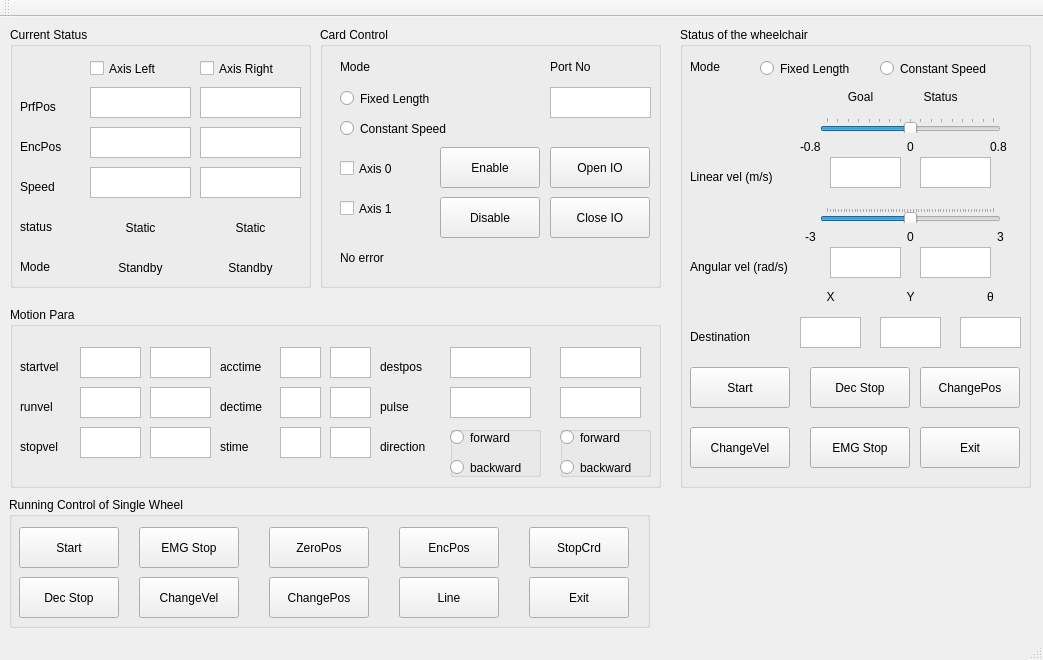
<?xml version="1.0" encoding="UTF-8"?>
<ui version="4.0">
 <class>MainWindow</class>
 <widget class="QMainWindow" name="MainWindow">
  <property name="geometry">
   <rect>
    <x>0</x>
    <y>0</y>
    <width>1043</width>
    <height>660</height>
   </rect>
  </property>
  <property name="windowTitle">
   <string>MainWindow</string>
  </property>
  <widget class="QWidget" name="centralWidget">
   <widget class="QGroupBox" name="groupBox">
    <property name="geometry">
     <rect>
      <x>10</x>
      <y>290</y>
      <width>651</width>
      <height>181</height>
     </rect>
    </property>
    <property name="title">
     <string>Motion Para</string>
    </property>
    <widget class="QLabel" name="label_4">
     <property name="geometry">
      <rect>
       <x>10</x>
       <y>50</y>
       <width>76</width>
       <height>19</height>
      </rect>
     </property>
     <property name="text">
      <string>startvel</string>
     </property>
    </widget>
    <widget class="QTextEdit" name="textEdit_startvel">
     <property name="geometry">
      <rect>
       <x>70</x>
       <y>40</y>
       <width>61</width>
       <height>31</height>
      </rect>
     </property>
     <property name="readOnly">
      <bool>false</bool>
     </property>
    </widget>
    <widget class="QLabel" name="label_5">
     <property name="geometry">
      <rect>
       <x>10</x>
       <y>90</y>
       <width>76</width>
       <height>19</height>
      </rect>
     </property>
     <property name="text">
      <string>runvel</string>
     </property>
    </widget>
    <widget class="QTextEdit" name="textEdit_runvel">
     <property name="geometry">
      <rect>
       <x>70</x>
       <y>80</y>
       <width>61</width>
       <height>31</height>
      </rect>
     </property>
     <property name="readOnly">
      <bool>false</bool>
     </property>
    </widget>
    <widget class="QTextEdit" name="textEdit_stopvel">
     <property name="geometry">
      <rect>
       <x>70</x>
       <y>120</y>
       <width>61</width>
       <height>31</height>
      </rect>
     </property>
     <property name="readOnly">
      <bool>false</bool>
     </property>
    </widget>
    <widget class="QLabel" name="label_6">
     <property name="geometry">
      <rect>
       <x>10</x>
       <y>130</y>
       <width>76</width>
       <height>19</height>
      </rect>
     </property>
     <property name="text">
      <string>stopvel</string>
     </property>
    </widget>
    <widget class="QTextEdit" name="textEdit_acctime">
     <property name="geometry">
      <rect>
       <x>270</x>
       <y>40</y>
       <width>41</width>
       <height>31</height>
      </rect>
     </property>
     <property name="readOnly">
      <bool>false</bool>
     </property>
    </widget>
    <widget class="QLabel" name="label_7">
     <property name="geometry">
      <rect>
       <x>210</x>
       <y>50</y>
       <width>61</width>
       <height>19</height>
      </rect>
     </property>
     <property name="text">
      <string>acctime</string>
     </property>
    </widget>
    <widget class="QTextEdit" name="textEdit_dectime">
     <property name="geometry">
      <rect>
       <x>270</x>
       <y>80</y>
       <width>41</width>
       <height>31</height>
      </rect>
     </property>
     <property name="readOnly">
      <bool>false</bool>
     </property>
    </widget>
    <widget class="QLabel" name="label_8">
     <property name="geometry">
      <rect>
       <x>210</x>
       <y>90</y>
       <width>61</width>
       <height>19</height>
      </rect>
     </property>
     <property name="text">
      <string>dectime</string>
     </property>
    </widget>
    <widget class="QTextEdit" name="textEdit_destpos">
     <property name="geometry">
      <rect>
       <x>440</x>
       <y>40</y>
       <width>81</width>
       <height>31</height>
      </rect>
     </property>
     <property name="readOnly">
      <bool>false</bool>
     </property>
    </widget>
    <widget class="QLabel" name="label_9">
     <property name="geometry">
      <rect>
       <x>370</x>
       <y>50</y>
       <width>76</width>
       <height>19</height>
      </rect>
     </property>
     <property name="text">
      <string>destpos</string>
     </property>
    </widget>
    <widget class="QLabel" name="label_10">
     <property name="geometry">
      <rect>
       <x>210</x>
       <y>130</y>
       <width>41</width>
       <height>19</height>
      </rect>
     </property>
     <property name="text">
      <string>stime</string>
     </property>
    </widget>
    <widget class="QTextEdit" name="textEdit_stime">
     <property name="geometry">
      <rect>
       <x>270</x>
       <y>120</y>
       <width>41</width>
       <height>31</height>
      </rect>
     </property>
     <property name="readOnly">
      <bool>false</bool>
     </property>
    </widget>
    <widget class="QLabel" name="label_20">
     <property name="geometry">
      <rect>
       <x>370</x>
       <y>90</y>
       <width>76</width>
       <height>19</height>
      </rect>
     </property>
     <property name="text">
      <string>pulse</string>
     </property>
    </widget>
    <widget class="QTextEdit" name="textEdit_pulse">
     <property name="geometry">
      <rect>
       <x>440</x>
       <y>80</y>
       <width>81</width>
       <height>31</height>
      </rect>
     </property>
     <property name="readOnly">
      <bool>false</bool>
     </property>
    </widget>
    <widget class="QLabel" name="label_21">
     <property name="geometry">
      <rect>
       <x>370</x>
       <y>130</y>
       <width>76</width>
       <height>19</height>
      </rect>
     </property>
     <property name="text">
      <string>direction</string>
     </property>
    </widget>
    <widget class="QTextEdit" name="textEdit_startvel_2">
     <property name="geometry">
      <rect>
       <x>140</x>
       <y>40</y>
       <width>61</width>
       <height>31</height>
      </rect>
     </property>
     <property name="readOnly">
      <bool>false</bool>
     </property>
    </widget>
    <widget class="QTextEdit" name="textEdit_runvel_2">
     <property name="geometry">
      <rect>
       <x>140</x>
       <y>80</y>
       <width>61</width>
       <height>31</height>
      </rect>
     </property>
     <property name="readOnly">
      <bool>false</bool>
     </property>
    </widget>
    <widget class="QTextEdit" name="textEdit_stopvel_2">
     <property name="geometry">
      <rect>
       <x>140</x>
       <y>120</y>
       <width>61</width>
       <height>31</height>
      </rect>
     </property>
     <property name="readOnly">
      <bool>false</bool>
     </property>
    </widget>
    <widget class="QTextEdit" name="textEdit_stime_2">
     <property name="geometry">
      <rect>
       <x>320</x>
       <y>120</y>
       <width>41</width>
       <height>31</height>
      </rect>
     </property>
     <property name="readOnly">
      <bool>false</bool>
     </property>
    </widget>
    <widget class="QTextEdit" name="textEdit_acctime_2">
     <property name="geometry">
      <rect>
       <x>320</x>
       <y>40</y>
       <width>41</width>
       <height>31</height>
      </rect>
     </property>
     <property name="readOnly">
      <bool>false</bool>
     </property>
    </widget>
    <widget class="QTextEdit" name="textEdit_dectime_2">
     <property name="geometry">
      <rect>
       <x>320</x>
       <y>80</y>
       <width>41</width>
       <height>31</height>
      </rect>
     </property>
     <property name="readOnly">
      <bool>false</bool>
     </property>
    </widget>
    <widget class="QTextEdit" name="textEdit_pulse_2">
     <property name="geometry">
      <rect>
       <x>550</x>
       <y>80</y>
       <width>81</width>
       <height>31</height>
      </rect>
     </property>
     <property name="readOnly">
      <bool>false</bool>
     </property>
    </widget>
    <widget class="QTextEdit" name="textEdit_destpos_2">
     <property name="geometry">
      <rect>
       <x>550</x>
       <y>40</y>
       <width>81</width>
       <height>31</height>
      </rect>
     </property>
     <property name="readOnly">
      <bool>false</bool>
     </property>
    </widget>
    <widget class="QGroupBox" name="groupBox_5">
     <property name="geometry">
      <rect>
       <x>550</x>
       <y>119</y>
       <width>91</width>
       <height>51</height>
      </rect>
     </property>
     <property name="title">
      <string/>
     </property>
     <widget class="QRadioButton" name="radioButton_fw_2">
      <property name="geometry">
       <rect>
        <x>0</x>
        <y>0</y>
        <width>91</width>
        <height>23</height>
       </rect>
      </property>
      <property name="text">
       <string>forward</string>
      </property>
     </widget>
     <widget class="QRadioButton" name="radioButton_bw_2">
      <property name="geometry">
       <rect>
        <x>0</x>
        <y>30</y>
        <width>91</width>
        <height>23</height>
       </rect>
      </property>
      <property name="text">
       <string>backward</string>
      </property>
     </widget>
    </widget>
    <widget class="QGroupBox" name="groupBox_6">
     <property name="geometry">
      <rect>
       <x>440</x>
       <y>119</y>
       <width>91</width>
       <height>51</height>
      </rect>
     </property>
     <property name="title">
      <string/>
     </property>
     <widget class="QRadioButton" name="radioButton_fw">
      <property name="geometry">
       <rect>
        <x>0</x>
        <y>0</y>
        <width>81</width>
        <height>23</height>
       </rect>
      </property>
      <property name="text">
       <string>forward</string>
      </property>
     </widget>
     <widget class="QRadioButton" name="radioButton_bw">
      <property name="geometry">
       <rect>
        <x>0</x>
        <y>30</y>
        <width>91</width>
        <height>23</height>
       </rect>
      </property>
      <property name="text">
       <string>backward</string>
      </property>
     </widget>
    </widget>
    <zorder>groupBox_6</zorder>
    <zorder>groupBox_5</zorder>
    <zorder>label_4</zorder>
    <zorder>textEdit_startvel</zorder>
    <zorder>label_5</zorder>
    <zorder>textEdit_runvel</zorder>
    <zorder>textEdit_stopvel</zorder>
    <zorder>label_6</zorder>
    <zorder>textEdit_acctime</zorder>
    <zorder>label_7</zorder>
    <zorder>textEdit_dectime</zorder>
    <zorder>label_8</zorder>
    <zorder>textEdit_destpos</zorder>
    <zorder>label_9</zorder>
    <zorder>label_10</zorder>
    <zorder>textEdit_stime</zorder>
    <zorder>label_20</zorder>
    <zorder>textEdit_pulse</zorder>
    <zorder>label_21</zorder>
    <zorder>textEdit_startvel_2</zorder>
    <zorder>textEdit_runvel_2</zorder>
    <zorder>textEdit_stopvel_2</zorder>
    <zorder>textEdit_stime_2</zorder>
    <zorder>textEdit_acctime_2</zorder>
    <zorder>textEdit_dectime_2</zorder>
    <zorder>textEdit_pulse_2</zorder>
    <zorder>textEdit_destpos_2</zorder>
   </widget>
   <widget class="QGroupBox" name="groupBox_2">
    <property name="geometry">
     <rect>
      <x>10</x>
      <y>10</y>
      <width>301</width>
      <height>261</height>
     </rect>
    </property>
    <property name="title">
     <string>Current Status</string>
    </property>
    <widget class="QTextEdit" name="textEdit_prfPosX">
     <property name="geometry">
      <rect>
       <x>80</x>
       <y>60</y>
       <width>101</width>
       <height>31</height>
      </rect>
     </property>
     <property name="readOnly">
      <bool>true</bool>
     </property>
    </widget>
    <widget class="QTextEdit" name="textEdit_prfPosY">
     <property name="geometry">
      <rect>
       <x>190</x>
       <y>60</y>
       <width>101</width>
       <height>31</height>
      </rect>
     </property>
     <property name="readOnly">
      <bool>true</bool>
     </property>
    </widget>
    <widget class="QTextEdit" name="textEdit_encPosY">
     <property name="geometry">
      <rect>
       <x>190</x>
       <y>100</y>
       <width>101</width>
       <height>31</height>
      </rect>
     </property>
     <property name="readOnly">
      <bool>true</bool>
     </property>
    </widget>
    <widget class="QCheckBox" name="checkBox_axis_r">
     <property name="geometry">
      <rect>
       <x>190</x>
       <y>30</y>
       <width>92</width>
       <height>23</height>
      </rect>
     </property>
     <property name="text">
      <string>Axis Right</string>
     </property>
    </widget>
    <widget class="QLabel" name="label">
     <property name="geometry">
      <rect>
       <x>10</x>
       <y>70</y>
       <width>76</width>
       <height>19</height>
      </rect>
     </property>
     <property name="text">
      <string>PrfPos</string>
     </property>
    </widget>
    <widget class="QLabel" name="label_2">
     <property name="geometry">
      <rect>
       <x>10</x>
       <y>110</y>
       <width>76</width>
       <height>19</height>
      </rect>
     </property>
     <property name="text">
      <string>EncPos</string>
     </property>
    </widget>
    <widget class="QLabel" name="label_3">
     <property name="geometry">
      <rect>
       <x>10</x>
       <y>150</y>
       <width>76</width>
       <height>19</height>
      </rect>
     </property>
     <property name="text">
      <string>Speed</string>
     </property>
    </widget>
    <widget class="QTextEdit" name="textEdit_SpeedX">
     <property name="geometry">
      <rect>
       <x>80</x>
       <y>140</y>
       <width>101</width>
       <height>31</height>
      </rect>
     </property>
     <property name="readOnly">
      <bool>true</bool>
     </property>
    </widget>
    <widget class="QTextEdit" name="textEdit_encPosX">
     <property name="geometry">
      <rect>
       <x>80</x>
       <y>100</y>
       <width>101</width>
       <height>31</height>
      </rect>
     </property>
     <property name="readOnly">
      <bool>true</bool>
     </property>
    </widget>
    <widget class="QTextEdit" name="textEdit_SpeedY">
     <property name="geometry">
      <rect>
       <x>190</x>
       <y>140</y>
       <width>101</width>
       <height>31</height>
      </rect>
     </property>
     <property name="readOnly">
      <bool>true</bool>
     </property>
    </widget>
    <widget class="QCheckBox" name="checkBox_axis_l">
     <property name="geometry">
      <rect>
       <x>80</x>
       <y>30</y>
       <width>92</width>
       <height>23</height>
      </rect>
     </property>
     <property name="text">
      <string>Axis Left</string>
     </property>
    </widget>
    <widget class="QLabel" name="label_status">
     <property name="geometry">
      <rect>
       <x>10</x>
       <y>190</y>
       <width>76</width>
       <height>19</height>
      </rect>
     </property>
     <property name="text">
      <string>status</string>
     </property>
    </widget>
    <widget class="QLabel" name="label_mode">
     <property name="geometry">
      <rect>
       <x>10</x>
       <y>230</y>
       <width>41</width>
       <height>19</height>
      </rect>
     </property>
     <property name="text">
      <string>Mode</string>
     </property>
    </widget>
    <widget class="QLabel" name="label_mode_0">
     <property name="geometry">
      <rect>
       <x>80</x>
       <y>230</y>
       <width>101</width>
       <height>21</height>
      </rect>
     </property>
     <property name="text">
      <string>Standby</string>
     </property>
     <property name="alignment">
      <set>Qt::AlignCenter</set>
     </property>
     <property name="wordWrap">
      <bool>false</bool>
     </property>
    </widget>
    <widget class="QLabel" name="label_mode_1">
     <property name="geometry">
      <rect>
       <x>190</x>
       <y>230</y>
       <width>101</width>
       <height>21</height>
      </rect>
     </property>
     <property name="text">
      <string>Standby</string>
     </property>
     <property name="alignment">
      <set>Qt::AlignCenter</set>
     </property>
     <property name="wordWrap">
      <bool>false</bool>
     </property>
    </widget>
    <widget class="QLabel" name="label_status_1">
     <property name="geometry">
      <rect>
       <x>190</x>
       <y>190</y>
       <width>101</width>
       <height>21</height>
      </rect>
     </property>
     <property name="text">
      <string>Static</string>
     </property>
     <property name="alignment">
      <set>Qt::AlignCenter</set>
     </property>
     <property name="wordWrap">
      <bool>false</bool>
     </property>
    </widget>
    <widget class="QLabel" name="label_status_0">
     <property name="geometry">
      <rect>
       <x>80</x>
       <y>190</y>
       <width>101</width>
       <height>21</height>
      </rect>
     </property>
     <property name="text">
      <string>Static</string>
     </property>
     <property name="alignment">
      <set>Qt::AlignCenter</set>
     </property>
     <property name="wordWrap">
      <bool>false</bool>
     </property>
    </widget>
   </widget>
   <widget class="QGroupBox" name="groupBox_3">
    <property name="geometry">
     <rect>
      <x>320</x>
      <y>10</y>
      <width>341</width>
      <height>261</height>
     </rect>
    </property>
    <property name="title">
     <string>Card Control</string>
    </property>
    <widget class="QLabel" name="label_16">
     <property name="geometry">
      <rect>
       <x>20</x>
       <y>30</y>
       <width>41</width>
       <height>19</height>
      </rect>
     </property>
     <property name="text">
      <string>Mode</string>
     </property>
    </widget>
    <widget class="QRadioButton" name="radioButton_fl">
     <property name="geometry">
      <rect>
       <x>20</x>
       <y>60</y>
       <width>112</width>
       <height>23</height>
      </rect>
     </property>
     <property name="text">
      <string>Fixed Length</string>
     </property>
    </widget>
    <widget class="QRadioButton" name="radioButton_cs">
     <property name="geometry">
      <rect>
       <x>20</x>
       <y>90</y>
       <width>131</width>
       <height>23</height>
      </rect>
     </property>
     <property name="text">
      <string>Constant Speed</string>
     </property>
    </widget>
    <widget class="QTextEdit" name="textEdit_PortNo">
     <property name="geometry">
      <rect>
       <x>230</x>
       <y>60</y>
       <width>101</width>
       <height>31</height>
      </rect>
     </property>
     <property name="readOnly">
      <bool>false</bool>
     </property>
    </widget>
    <widget class="QLabel" name="label_13">
     <property name="geometry">
      <rect>
       <x>230</x>
       <y>30</y>
       <width>76</width>
       <height>19</height>
      </rect>
     </property>
     <property name="text">
      <string>Port No</string>
     </property>
    </widget>
    <widget class="QPushButton" name="pushButton_enable">
     <property name="geometry">
      <rect>
       <x>120</x>
       <y>120</y>
       <width>100</width>
       <height>41</height>
      </rect>
     </property>
     <property name="text">
      <string>Enable</string>
     </property>
    </widget>
    <widget class="QPushButton" name="pushButton_openio">
     <property name="geometry">
      <rect>
       <x>230</x>
       <y>120</y>
       <width>100</width>
       <height>41</height>
      </rect>
     </property>
     <property name="text">
      <string>Open IO</string>
     </property>
    </widget>
    <widget class="QPushButton" name="pushButton_closeio">
     <property name="geometry">
      <rect>
       <x>230</x>
       <y>170</y>
       <width>100</width>
       <height>41</height>
      </rect>
     </property>
     <property name="text">
      <string>Close IO</string>
     </property>
    </widget>
    <widget class="QPushButton" name="pushButton_disable">
     <property name="geometry">
      <rect>
       <x>120</x>
       <y>170</y>
       <width>100</width>
       <height>41</height>
      </rect>
     </property>
     <property name="text">
      <string>Disable</string>
     </property>
    </widget>
    <widget class="QLabel" name="label_error">
     <property name="geometry">
      <rect>
       <x>20</x>
       <y>220</y>
       <width>221</width>
       <height>21</height>
      </rect>
     </property>
     <property name="text">
      <string>No error</string>
     </property>
     <property name="wordWrap">
      <bool>false</bool>
     </property>
    </widget>
    <widget class="QCheckBox" name="checkBox_axis_1">
     <property name="geometry">
      <rect>
       <x>20</x>
       <y>170</y>
       <width>71</width>
       <height>23</height>
      </rect>
     </property>
     <property name="text">
      <string>Axis 1</string>
     </property>
    </widget>
    <widget class="QCheckBox" name="checkBox_axis_0">
     <property name="geometry">
      <rect>
       <x>20</x>
       <y>130</y>
       <width>71</width>
       <height>23</height>
      </rect>
     </property>
     <property name="text">
      <string>Axis 0</string>
     </property>
    </widget>
   </widget>
   <widget class="QGroupBox" name="groupBox_4">
    <property name="geometry">
     <rect>
      <x>9</x>
      <y>480</y>
      <width>641</width>
      <height>131</height>
     </rect>
    </property>
    <property name="title">
     <string>Running Control of Single Wheel</string>
    </property>
    <widget class="QPushButton" name="pushButton_start">
     <property name="geometry">
      <rect>
       <x>10</x>
       <y>30</y>
       <width>100</width>
       <height>41</height>
      </rect>
     </property>
     <property name="text">
      <string>Start</string>
     </property>
    </widget>
    <widget class="QPushButton" name="pushButton_decstop">
     <property name="geometry">
      <rect>
       <x>10</x>
       <y>80</y>
       <width>100</width>
       <height>41</height>
      </rect>
     </property>
     <property name="text">
      <string>Dec Stop</string>
     </property>
    </widget>
    <widget class="QPushButton" name="pushButton_changevel">
     <property name="geometry">
      <rect>
       <x>130</x>
       <y>80</y>
       <width>100</width>
       <height>41</height>
      </rect>
     </property>
     <property name="text">
      <string>ChangeVel</string>
     </property>
    </widget>
    <widget class="QPushButton" name="pushButton_emgstop">
     <property name="geometry">
      <rect>
       <x>130</x>
       <y>30</y>
       <width>100</width>
       <height>41</height>
      </rect>
     </property>
     <property name="text">
      <string>EMG Stop</string>
     </property>
    </widget>
    <widget class="QPushButton" name="pushButton_changepos">
     <property name="geometry">
      <rect>
       <x>260</x>
       <y>80</y>
       <width>100</width>
       <height>41</height>
      </rect>
     </property>
     <property name="text">
      <string>ChangePos</string>
     </property>
    </widget>
    <widget class="QPushButton" name="pushButton_zeropos">
     <property name="geometry">
      <rect>
       <x>260</x>
       <y>30</y>
       <width>100</width>
       <height>41</height>
      </rect>
     </property>
     <property name="text">
      <string>ZeroPos</string>
     </property>
    </widget>
    <widget class="QPushButton" name="pushButton_line">
     <property name="geometry">
      <rect>
       <x>390</x>
       <y>80</y>
       <width>100</width>
       <height>41</height>
      </rect>
     </property>
     <property name="text">
      <string>Line</string>
     </property>
    </widget>
    <widget class="QPushButton" name="pushButton_encpos">
     <property name="geometry">
      <rect>
       <x>390</x>
       <y>30</y>
       <width>100</width>
       <height>41</height>
      </rect>
     </property>
     <property name="text">
      <string>EncPos</string>
     </property>
    </widget>
    <widget class="QPushButton" name="pushButton_exit">
     <property name="geometry">
      <rect>
       <x>520</x>
       <y>80</y>
       <width>100</width>
       <height>41</height>
      </rect>
     </property>
     <property name="text">
      <string>Exit</string>
     </property>
    </widget>
    <widget class="QPushButton" name="pushButton_stopcrd">
     <property name="geometry">
      <rect>
       <x>520</x>
       <y>30</y>
       <width>100</width>
       <height>41</height>
      </rect>
     </property>
     <property name="text">
      <string>StopCrd</string>
     </property>
    </widget>
   </widget>
   <widget class="QGroupBox" name="groupBox_7">
    <property name="geometry">
     <rect>
      <x>680</x>
      <y>10</y>
      <width>351</width>
      <height>461</height>
     </rect>
    </property>
    <property name="title">
     <string>Status of the wheelchair</string>
    </property>
    <widget class="QTextEdit" name="textEdit_linear_vel">
     <property name="geometry">
      <rect>
       <x>150</x>
       <y>130</y>
       <width>71</width>
       <height>31</height>
      </rect>
     </property>
     <property name="readOnly">
      <bool>false</bool>
     </property>
    </widget>
    <widget class="QTextEdit" name="textEdit_angular_vel">
     <property name="geometry">
      <rect>
       <x>150</x>
       <y>220</y>
       <width>71</width>
       <height>31</height>
      </rect>
     </property>
     <property name="readOnly">
      <bool>false</bool>
     </property>
    </widget>
    <widget class="QLabel" name="label_11">
     <property name="geometry">
      <rect>
       <x>10</x>
       <y>140</y>
       <width>111</width>
       <height>19</height>
      </rect>
     </property>
     <property name="text">
      <string>Linear vel (m/s)</string>
     </property>
    </widget>
    <widget class="QLabel" name="label_12">
     <property name="geometry">
      <rect>
       <x>10</x>
       <y>230</y>
       <width>131</width>
       <height>19</height>
      </rect>
     </property>
     <property name="text">
      <string>Angular vel (rad/s)</string>
     </property>
    </widget>
    <widget class="QTextEdit" name="textEdit_linear_vel_2">
     <property name="geometry">
      <rect>
       <x>240</x>
       <y>130</y>
       <width>71</width>
       <height>31</height>
      </rect>
     </property>
     <property name="readOnly">
      <bool>false</bool>
     </property>
    </widget>
    <widget class="QTextEdit" name="textEdit_angular_vel_2">
     <property name="geometry">
      <rect>
       <x>240</x>
       <y>220</y>
       <width>71</width>
       <height>31</height>
      </rect>
     </property>
     <property name="readOnly">
      <bool>false</bool>
     </property>
    </widget>
    <widget class="QLabel" name="label_14">
     <property name="geometry">
      <rect>
       <x>150</x>
       <y>60</y>
       <width>61</width>
       <height>19</height>
      </rect>
     </property>
     <property name="text">
      <string>Goal</string>
     </property>
     <property name="alignment">
      <set>Qt::AlignCenter</set>
     </property>
    </widget>
    <widget class="QLabel" name="label_15">
     <property name="geometry">
      <rect>
       <x>230</x>
       <y>60</y>
       <width>61</width>
       <height>19</height>
      </rect>
     </property>
     <property name="text">
      <string>Status</string>
     </property>
     <property name="alignment">
      <set>Qt::AlignCenter</set>
     </property>
    </widget>
    <widget class="QPushButton" name="pushButton_start_wc">
     <property name="geometry">
      <rect>
       <x>10</x>
       <y>340</y>
       <width>100</width>
       <height>41</height>
      </rect>
     </property>
     <property name="text">
      <string>Start</string>
     </property>
    </widget>
    <widget class="QPushButton" name="pushButton_changevel_wc">
     <property name="geometry">
      <rect>
       <x>10</x>
       <y>400</y>
       <width>100</width>
       <height>41</height>
      </rect>
     </property>
     <property name="text">
      <string>ChangeVel</string>
     </property>
    </widget>
    <widget class="QSlider" name="slider_linear_vel">
     <property name="geometry">
      <rect>
       <x>140</x>
       <y>90</y>
       <width>181</width>
       <height>16</height>
      </rect>
     </property>
     <property name="minimum">
      <number>-80</number>
     </property>
     <property name="maximum">
      <number>80</number>
     </property>
     <property name="orientation">
      <enum>Qt::Horizontal</enum>
     </property>
     <property name="tickPosition">
      <enum>QSlider::TicksAbove</enum>
     </property>
    </widget>
    <widget class="QSlider" name="slider_angular_vel">
     <property name="geometry">
      <rect>
       <x>140</x>
       <y>180</y>
       <width>181</width>
       <height>16</height>
      </rect>
     </property>
     <property name="minimum">
      <number>-30</number>
     </property>
     <property name="maximum">
      <number>30</number>
     </property>
     <property name="pageStep">
      <number>4</number>
     </property>
     <property name="orientation">
      <enum>Qt::Horizontal</enum>
     </property>
     <property name="tickPosition">
      <enum>QSlider::TicksAbove</enum>
     </property>
    </widget>
    <widget class="QLabel" name="label_17">
     <property name="geometry">
      <rect>
       <x>310</x>
       <y>110</y>
       <width>21</width>
       <height>19</height>
      </rect>
     </property>
     <property name="text">
      <string>0.8</string>
     </property>
    </widget>
    <widget class="QLabel" name="label_18">
     <property name="geometry">
      <rect>
       <x>120</x>
       <y>110</y>
       <width>31</width>
       <height>19</height>
      </rect>
     </property>
     <property name="text">
      <string>-0.8</string>
     </property>
    </widget>
    <widget class="QLabel" name="label_19">
     <property name="geometry">
      <rect>
       <x>120</x>
       <y>200</y>
       <width>21</width>
       <height>19</height>
      </rect>
     </property>
     <property name="text">
      <string>-3</string>
     </property>
     <property name="alignment">
      <set>Qt::AlignCenter</set>
     </property>
    </widget>
    <widget class="QLabel" name="label_23">
     <property name="geometry">
      <rect>
       <x>220</x>
       <y>200</y>
       <width>21</width>
       <height>19</height>
      </rect>
     </property>
     <property name="text">
      <string>0</string>
     </property>
     <property name="alignment">
      <set>Qt::AlignCenter</set>
     </property>
    </widget>
    <widget class="QLabel" name="label_24">
     <property name="geometry">
      <rect>
       <x>220</x>
       <y>110</y>
       <width>21</width>
       <height>19</height>
      </rect>
     </property>
     <property name="text">
      <string>0</string>
     </property>
     <property name="alignment">
      <set>Qt::AlignCenter</set>
     </property>
    </widget>
    <widget class="QTextEdit" name="textEdit_goal_y">
     <property name="geometry">
      <rect>
       <x>280</x>
       <y>290</y>
       <width>61</width>
       <height>31</height>
      </rect>
     </property>
     <property name="readOnly">
      <bool>false</bool>
     </property>
    </widget>
    <widget class="QTextEdit" name="textEdit_goal_x">
     <property name="geometry">
      <rect>
       <x>120</x>
       <y>290</y>
       <width>61</width>
       <height>31</height>
      </rect>
     </property>
     <property name="readOnly">
      <bool>false</bool>
     </property>
    </widget>
    <widget class="QTextEdit" name="textEdit_goal_x_2">
     <property name="geometry">
      <rect>
       <x>200</x>
       <y>290</y>
       <width>61</width>
       <height>31</height>
      </rect>
     </property>
     <property name="readOnly">
      <bool>false</bool>
     </property>
    </widget>
    <widget class="QLabel" name="label_25">
     <property name="geometry">
      <rect>
       <x>10</x>
       <y>300</y>
       <width>81</width>
       <height>19</height>
      </rect>
     </property>
     <property name="text">
      <string>Destination</string>
     </property>
     <property name="alignment">
      <set>Qt::AlignLeading|Qt::AlignLeft|Qt::AlignVCenter</set>
     </property>
    </widget>
    <widget class="QRadioButton" name="radioButton_fl_2">
     <property name="geometry">
      <rect>
       <x>80</x>
       <y>30</y>
       <width>112</width>
       <height>23</height>
      </rect>
     </property>
     <property name="text">
      <string>Fixed Length</string>
     </property>
    </widget>
    <widget class="QLabel" name="label_26">
     <property name="geometry">
      <rect>
       <x>10</x>
       <y>30</y>
       <width>41</width>
       <height>19</height>
      </rect>
     </property>
     <property name="text">
      <string>Mode</string>
     </property>
    </widget>
    <widget class="QRadioButton" name="radioButton_cs_2">
     <property name="geometry">
      <rect>
       <x>200</x>
       <y>30</y>
       <width>131</width>
       <height>23</height>
      </rect>
     </property>
     <property name="text">
      <string>Constant Speed</string>
     </property>
    </widget>
    <widget class="QLabel" name="label_22">
     <property name="geometry">
      <rect>
       <x>310</x>
       <y>200</y>
       <width>21</width>
       <height>19</height>
      </rect>
     </property>
     <property name="text">
      <string>3</string>
     </property>
     <property name="alignment">
      <set>Qt::AlignCenter</set>
     </property>
    </widget>
    <widget class="QPushButton" name="pushButton_decstop_2">
     <property name="geometry">
      <rect>
       <x>130</x>
       <y>340</y>
       <width>100</width>
       <height>41</height>
      </rect>
     </property>
     <property name="text">
      <string>Dec Stop</string>
     </property>
    </widget>
    <widget class="QPushButton" name="pushButton_emgstop_2">
     <property name="geometry">
      <rect>
       <x>130</x>
       <y>400</y>
       <width>100</width>
       <height>41</height>
      </rect>
     </property>
     <property name="text">
      <string>EMG Stop</string>
     </property>
    </widget>
    <widget class="QPushButton" name="pushButton_changepos_2">
     <property name="geometry">
      <rect>
       <x>240</x>
       <y>340</y>
       <width>100</width>
       <height>41</height>
      </rect>
     </property>
     <property name="text">
      <string>ChangePos</string>
     </property>
    </widget>
    <widget class="QLabel" name="label_39">
     <property name="geometry">
      <rect>
       <x>120</x>
       <y>260</y>
       <width>61</width>
       <height>19</height>
      </rect>
     </property>
     <property name="text">
      <string>X</string>
     </property>
     <property name="alignment">
      <set>Qt::AlignCenter</set>
     </property>
    </widget>
    <widget class="QLabel" name="label_40">
     <property name="geometry">
      <rect>
       <x>200</x>
       <y>260</y>
       <width>61</width>
       <height>19</height>
      </rect>
     </property>
     <property name="text">
      <string>Y</string>
     </property>
     <property name="alignment">
      <set>Qt::AlignCenter</set>
     </property>
    </widget>
    <widget class="QLabel" name="label_41">
     <property name="geometry">
      <rect>
       <x>280</x>
       <y>260</y>
       <width>61</width>
       <height>19</height>
      </rect>
     </property>
     <property name="text">
      <string>θ</string>
     </property>
     <property name="alignment">
      <set>Qt::AlignCenter</set>
     </property>
    </widget>
    <widget class="QPushButton" name="pushButton_exit_2">
     <property name="geometry">
      <rect>
       <x>240</x>
       <y>400</y>
       <width>100</width>
       <height>41</height>
      </rect>
     </property>
     <property name="text">
      <string>Exit</string>
     </property>
    </widget>
   </widget>
   <zorder>groupBox_4</zorder>
   <zorder>groupBox_3</zorder>
   <zorder>groupBox_2</zorder>
   <zorder>groupBox</zorder>
   <zorder>groupBox_7</zorder>
  </widget>
  <widget class="QToolBar" name="mainToolBar">
   <attribute name="toolBarArea">
    <enum>TopToolBarArea</enum>
   </attribute>
   <attribute name="toolBarBreak">
    <bool>false</bool>
   </attribute>
  </widget>
  <widget class="QStatusBar" name="statusBar"/>
 </widget>
 <layoutdefault spacing="6" margin="11"/>
 <resources/>
 <connections/>
</ui>
